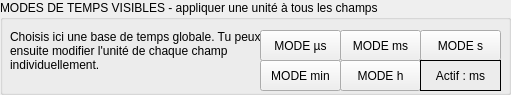
     <widget class="QGroupBox" name="groupBox_modes_temps_visibles">
      <property name="geometry">
       <rect>
        <x>0</x>
        <y>130</y>
        <width>511</width>
        <height>95</height>
       </rect>
      </property>
      <property name="title">
       <string>MODES DE TEMPS VISIBLES - appliquer une unité à tous les champs</string>
      </property>
      <widget class="QLabel" name="label_modes_temps_explication">
       <property name="geometry">
        <rect>
         <x>10</x>
         <y>20</y>
         <width>261</width>
         <height>61</height>
        </rect>
       </property>
       <property name="text">
        <string>Choisis ici une base de temps globale. Tu peux ensuite modifier l'unité de chaque champ individuellement.</string>
       </property>
       <property name="wordWrap">
        <bool>true</bool>
       </property>
      </widget>
      <widget class="QPushButton" name="pushButton_mode_us">
       <property name="geometry">
        <rect>
         <x>260</x>
         <y>30</y>
         <width>81</width>
         <height>31</height>
        </rect>
       </property>
       <property name="text">
        <string>MODE µs</string>
       </property>
      </widget>
      <widget class="QPushButton" name="pushButton_mode_ms">
       <property name="geometry">
        <rect>
         <x>340</x>
         <y>30</y>
         <width>81</width>
         <height>31</height>
        </rect>
       </property>
       <property name="text">
        <string>MODE ms</string>
       </property>
      </widget>
      <widget class="QPushButton" name="pushButton_mode_s">
       <property name="geometry">
        <rect>
         <x>420</x>
         <y>30</y>
         <width>81</width>
         <height>31</height>
        </rect>
       </property>
       <property name="text">
        <string>MODE s</string>
       </property>
      </widget>
      <widget class="QPushButton" name="pushButton_mode_min">
       <property name="geometry">
        <rect>
         <x>260</x>
         <y>60</y>
         <width>81</width>
         <height>31</height>
        </rect>
       </property>
       <property name="text">
        <string>MODE min</string>
       </property>
      </widget>
      <widget class="QPushButton" name="pushButton_mode_h">
       <property name="geometry">
        <rect>
         <x>340</x>
         <y>60</y>
         <width>81</width>
         <height>31</height>
        </rect>
       </property>
       <property name="text">
        <string>MODE h</string>
       </property>
      </widget>
      <widget class="QLabel" name="label_mode_temps_actif">
       <property name="geometry">
        <rect>
         <x>420</x>
         <y>60</y>
         <width>81</width>
         <height>31</height>
        </rect>
       </property>
       <property name="frameShape">
        <enum>QFrame::Shape::Box</enum>
       </property>
       <property name="text">
        <string>Actif : ms</string>
       </property>
       <property name="alignment">
        <set>Qt::AlignmentFlag::AlignCenter</set>
       </property>
      </widget>
     </widget>
